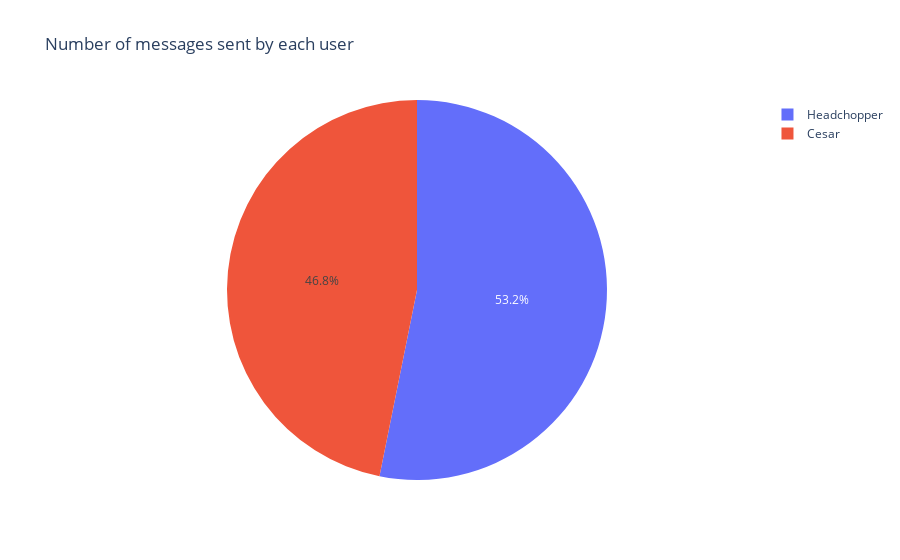

Notebook code cell kept with this figure:
### Code cell
top_10 = ds_data['sender'].value_counts()
#plot a pie chart
fig = px.pie(values=top_10, names=top_10.index, title='Number of messages sent by each user')
fig.show()

### Figure 1 — Plotly figure (JSON) as saved in the notebook; plotly's stock layout.template omitted (floating-point values rounded to 4 significant figures)
{"data": [{"domain": {"x": [0, 1], "y": [0, 1]}, "hovertemplate": "label=%{label}<br>value=%{value}<extra></extra>", "labels": ["Headchopper", "Cesar"], "legendgroup": "", "name": "", "showlegend": true, "type": "pie", "values": [252, 222]}], "layout": {"legend": {"tracegroupgap": 0}, "title": {"text": "Number of messages sent by each user"}}}
